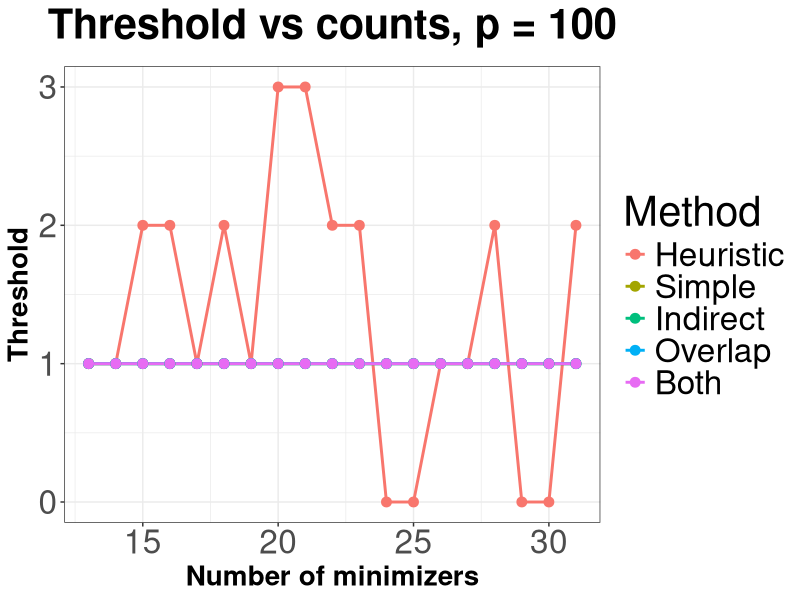
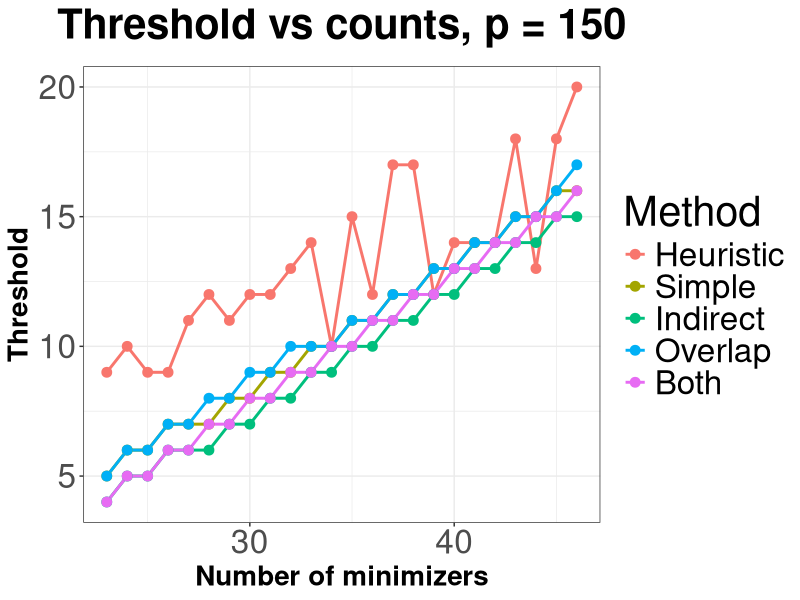
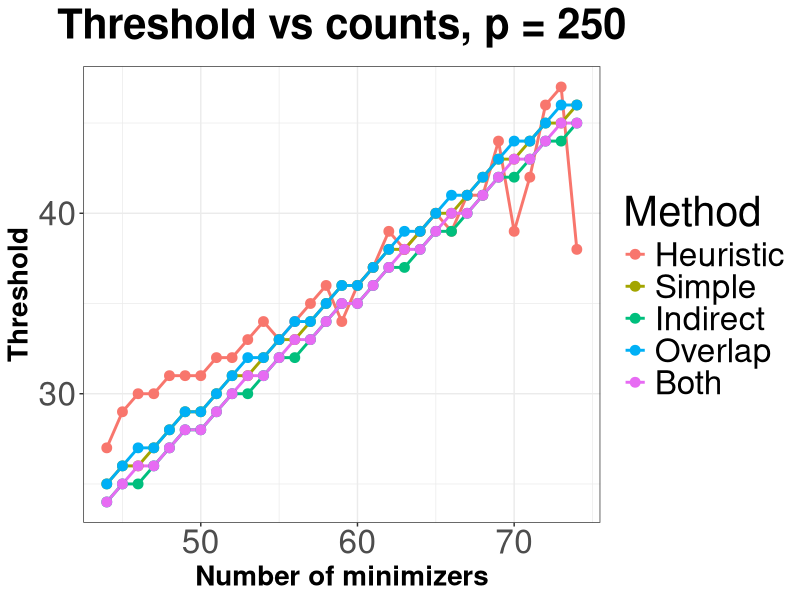

Reproduce these figures in R, in order.
# SPDX-FileCopyrightText: 2006-2024 Knut Reinert & Freie Universität Berlin
# SPDX-FileCopyrightText: 2016-2024 Knut Reinert & MPI für molekulare Genetik
# SPDX-License-Identifier: BSD-3-Clause

library(ggplot2)
library(reshape2)

#######################################################################################################################
# p = 100
#######################################################################################################################

counts <- c(13, 14, 15, 16, 17, 18, 19, 20, 21, 22, 23, 24, 25, 26, 27, 28, 29, 30, 31)
heuristic  <- c(1, 1, 2, 2, 1, 2, 1, 3, 3, 2, 2, 0, 0, 1, 1, 2, 0, 0, 2)
simple  <- c(1, 1, 1, 1, 1, 1, 1, 1, 1, 1, 1, 1, 1, 1, 1, 1, 1, 1, 1)
indirect  <- c(1, 1, 1, 1, 1, 1, 1, 1, 1, 1, 1, 1, 1, 1, 1, 1, 1, 1, 1)
overlap    <- c(1, 1, 1, 1, 1, 1, 1, 1, 1, 1, 1, 1, 1, 1, 1, 1, 1, 1, 1)
both  <- c(1, 1, 1, 1, 1, 1, 1, 1, 1, 1, 1, 1, 1, 1, 1, 1, 1, 1, 1)

df <- data.frame(counts, heuristic, simple, indirect, overlap, both)
colnames(df) <- c("counts", "Heuristic", "Simple", "Indirect", "Overlap", "Both")
df2 <- melt(df, id = "counts", variable.name="Method")

mini1 <- ggplot(df2, aes(x = counts, y = value, color = Method)) + 
  geom_line(size = 1) + 
  geom_point(size = 3) + 
  labs(title=expression(bold("Threshold vs counts, p = 100")),
       x = "Number of minimizers", 
       y = "Threshold") + 
  theme_bw() +
  theme(text = element_text(size=30),
        plot.title = element_text(size=30, face="bold", hjust = 0.5),
        axis.title.x = element_text(size=20, face="bold"),
        axis.title.y = element_text(size=20, face="bold"))

#######################################################################################################################
# p = 150
#######################################################################################################################

counts <- c(23, 24, 25, 26, 27, 28, 29, 30, 31, 32, 33, 34, 35, 36, 37, 38, 39, 40, 41, 42, 43, 44, 45, 46)
heuristic  <- c(9, 10, 9, 9, 11, 12, 11, 12, 12, 13, 14, 10, 15, 12, 17, 17, 12, 14, 14, 14, 18, 13, 18, 20)
simple  <- c(5, 6, 6, 7, 7, 7, 8, 8, 9, 9, 10, 10, 11, 11, 12, 12, 13, 13, 14, 14, 15, 15, 16, 16)
indirect  <- c(4, 5, 5, 6, 6, 6, 7, 7, 8, 8, 9, 9, 10, 10, 11, 11, 12, 12, 13, 13, 14, 14, 15, 15)
overlap    <- c(5, 6, 6, 7, 7, 8, 8, 9, 9, 10, 10, 10, 11, 11, 12, 12, 13, 13, 14, 14, 15, 15, 16, 17)
both  <- c(4, 5, 5, 6, 6, 7, 7, 8, 8, 9, 9, 10, 10, 11, 11, 12, 12, 13, 13, 14, 14, 15, 15, 16)

df <- data.frame(counts, heuristic, simple, indirect, overlap, both)
colnames(df) <- c("counts", "Heuristic", "Simple", "Indirect", "Overlap", "Both")
df2 <- melt(df, id = "counts", variable.name="Method")

mini2 <- ggplot(df2, aes(x = counts, y = value, color = Method)) + 
  geom_line(size = 1) + 
  geom_point(size = 3) + 
  labs(title=expression(bold("Threshold vs counts, p = 150")),
       x = "Number of minimizers", 
       y = "Threshold") + 
  theme_bw() +
  theme(text = element_text(size=30),
        plot.title = element_text(size=30, face="bold", hjust = 0.5),
        axis.title.x = element_text(size=20, face="bold"),
        axis.title.y = element_text(size=20, face="bold"))

#######################################################################################################################
# p = 250
#######################################################################################################################

counts <- c(44, 45, 46, 47, 48, 49, 50, 51, 52, 53, 54, 55, 56, 57, 58, 59, 60, 61, 62, 63, 64, 65, 66, 67, 68, 69, 70, 71, 72, 73, 74)
heuristic  <- c(27, 29, 30, 30, 31, 31, 31, 32, 32, 33, 34, 33, 34, 35, 36, 34, 36, 37, 39, 38, 39, 40, 39, 41, 41, 44, 39, 42, 46, 47, 38)
simple  <- c(25, 26, 26, 27, 28, 29, 29, 30, 31, 31, 32, 33, 33, 34, 35, 36, 36, 37, 38, 38, 39, 40, 40, 41, 42, 43, 43, 44, 45, 45, 46)
indirect  <- c(24, 25, 25, 26, 27, 28, 28, 29, 30, 30, 31, 32, 32, 33, 34, 35, 35, 36, 37, 37, 38, 39, 39, 40, 41, 42, 42, 43, 44, 44, 45)
overlap    <- c(25, 26, 27, 27, 28, 29, 29, 30, 31, 32, 32, 33, 34, 34, 35, 36, 36, 37, 38, 39, 39, 40, 41, 41, 42, 43, 44, 44, 45, 46, 46)
both  <- c(24, 25, 26, 26, 27, 28, 28, 29, 30, 31, 31, 32, 33, 33, 34, 35, 35, 36, 37, 38, 38, 39, 40, 40, 41, 42, 43, 43, 44, 45, 45)

df <- data.frame(counts, heuristic, simple, indirect, overlap, both)
colnames(df) <- c("counts", "Heuristic", "Simple", "Indirect", "Overlap", "Both")
df2 <- melt(df, id = "counts", variable.name="Method")

mini3 <- ggplot(df2, aes(x = counts, y = value, color = Method)) + 
  geom_line(size = 1) + 
  geom_point(size = 3) + 
  labs(title=expression(bold("Threshold vs counts, p = 250")),
       x = "Number of minimizers", 
       y = "Threshold") + 
  theme_bw() +
  theme(text = element_text(size=30),
        plot.title = element_text(size=30, face="bold", hjust = 0.5),
        axis.title.x = element_text(size=20, face="bold"),
        axis.title.y = element_text(size=20, face="bold"))

#######################################################################################################################
# Save plots
#######################################################################################################################

ggsave(file="<DIR>/mini_100.svg", plot=mini1, width=16, height=9)
ggsave(file="<DIR>/mini_150.svg", plot=mini2, width=16, height=9)
ggsave(file="<DIR>/mini_250.svg", plot=mini3, width=16, height=9)